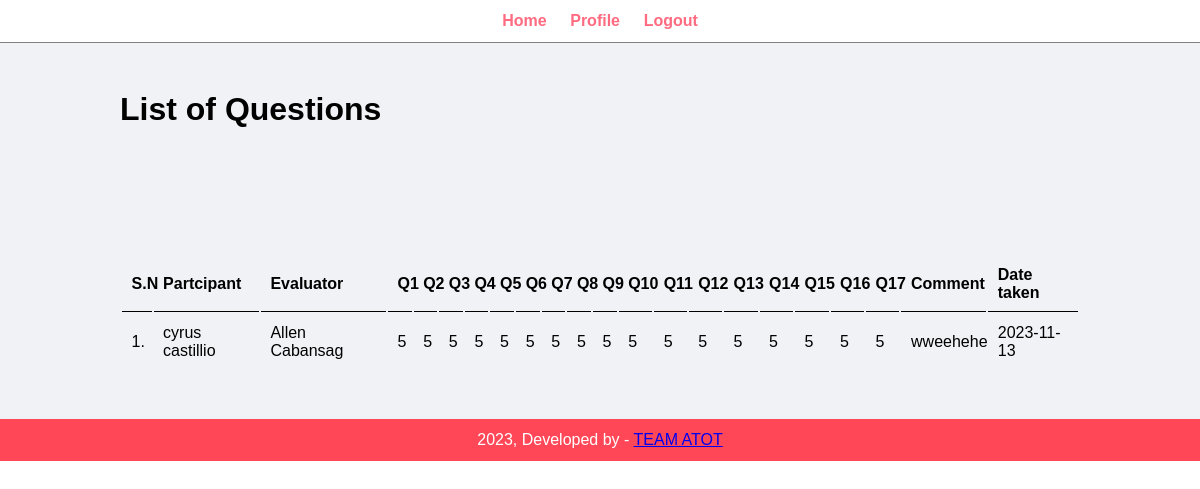
The page /admin/questionnaire.php (signed in) on the database its author committed.
### tables this page shows
CREATE TABLE `tbl_questionnaire` (
  `questionnaire_id` int(11) NOT NULL,
  `user_id` varchar(100) DEFAULT NULL,
  `evaluator_id` varchar(100) DEFAULT NULL,
  `Q1` varchar(100) DEFAULT '1',
  `Q2` varchar(100) DEFAULT '1',
  `Q3` varchar(100) DEFAULT '1',
  `Q4` varchar(100) DEFAULT '1',
  `Q5` varchar(100) DEFAULT '1',
  `Q6` varchar(100) DEFAULT '1',
  `Q7` varchar(100) DEFAULT '1',
  `Q8` varchar(100) DEFAULT '1',
  `Q9` varchar(100) DEFAULT '1',
  `Q10` varchar(100) DEFAULT '1',
  `Q11` varchar(100) DEFAULT '1',
  `Q12` varchar(100) DEFAULT '1',
  `Q13` varchar(100) DEFAULT '1',
  `Q14` varchar(100) DEFAULT '1',
  `Q15` varchar(100) DEFAULT '1',
  `Q16` varchar(100) DEFAULT '1',
  `Q17` varchar(100) DEFAULT '1',
  `date_taken` date NOT NULL,
  `comment` text DEFAULT NULL
);

CREATE TABLE `tbl_users` (
  `user_id` int(11) NOT NULL,
  `username` varchar(100) NOT NULL,
  `full_name` varchar(100) NOT NULL,
  `email` varchar(100) NOT NULL,
  `password` varchar(100) NOT NULL,
  `evaluator` varchar(10) NOT NULL
);

### admin/questionnaire.php (the view, shortened to what this page needs)
<?php include('partials/menu.php'); ?>
        <div class="main-content">
            <div class="wrapper">
                <h1>List of Questions</h1>
                <br />
                <br><br><br>
                <br /><br /><br />
                <table class="tbl-full">
                    <tr>
                        <th>S.N</th>
                        <th>Partcipant</th>
                        <th>Evaluator</th>
                        <th>Q1</th>
                        <th>Q2</th>
                        <th>Q3</th>
                        <th>Q4</th>
                        <th>Q5</th>
                        <th>Q6</th>
                        <th>Q7</th>
                        <th>Q8</th>
                        <th>Q9</th>
                        <th>Q10</th>
                        <th>Q11</th>
                        <th>Q12</th>
                        <th>Q13</th>
                        <th>Q14</th>
                        <th>Q15</th>
                        <th>Q16</th>
                        <th>Q17</th>
                        <th>Comment</th>
                        <th>Date taken</th>
                    </tr>
                    <?php
                        $sql = "SELECT * FROM tbl_questionnaire";
                        $res = mysqli_query($conn, $sql);
                        if($res==TRUE)
                        {
                            $count = mysqli_num_rows($res);
                            $sn=1;
                            if($count>0)
                            {
                                while($rows=mysqli_fetch_assoc($res))
                                {
                                    $userId=$rows['user_id'];
                                    $evalId=$rows['evaluator_id'];
                                    $Q1=$rows['Q1'];
                                    $Q2=$rows['Q2'];
                                    $Q3=$rows['Q3'];
                                    $Q4=$rows['Q4'];
                                    $Q5=$rows['Q5'];
                                    $Q6=$rows['Q6'];
                                    $Q7=$rows['Q7'];
                                    $Q8=$rows['Q8'];
                                    $Q9=$rows['Q9'];
                                    $Q10=$rows['Q10'];
                                    $Q11=$rows['Q11'];
                                    $Q12=$rows['Q12'];
                                    $Q13=$rows['Q13'];
                                    $Q14=$rows['Q14'];
                                    $Q15=$rows['Q15'];
                                    $Q16=$rows['Q16'];
                                    $Q17=$rows['Q17'];
                                    $comment=$rows['comment'];
                                    $date_taken=$rows['date_taken'];
                                    $userSql = "SELECT full_name FROM tbl_users WHERE user_id='$userId' ";
                                    $userRes = $conn->query($userSql);
                                    if($userRes){
                                        $userRow = $userRes->fetch_assoc();
                                        $part_name = $userRow['full_name'];
                                    }
                                    $evalSql = "SELECT full_name FROM tbl_users WHERE user_id='$evalId' ";
                                    $evalRes = $conn->query($evalSql);
                                    if($evalRes){
                                        $evalRow = $evalRes->fetch_assoc();
                                        $eval_name = $evalRow['full_name'];
                                    }
                                    ?>
                                    <tr>
                                        <td><?php echo $sn++; ?>. </td>
                                        <td><?php echo $part_name; ?></td>
                                        <td><?php echo $eval_name; ?></td>
                                        <td><?php echo $Q1; ?></td>
                                        <td><?php echo $Q2; ?></td>
                                        <td><?php echo $Q3; ?></td>
                                        <td><?php echo $Q4; ?></td>
                                        <td><?php echo $Q5; ?></td>
                                        <td><?php echo $Q6; ?></td>
                                        <td><?php echo $Q7; ?></td>
                                        <td><?php echo $Q8; ?></td>
                                        <td><?php echo $Q9; ?></td>
                                        <td><?php echo $Q10; ?></td>
                                        <td><?php echo $Q11; ?></td>
                                        <td><?php echo $Q12; ?></td>
                                        <td><?php echo $Q13; ?></td>
                                        <td><?php echo $Q14; ?></td>
                                        <td><?php echo $Q15; ?></td>
                                        <td><?php echo $Q16; ?></td>
                                        <td><?php echo $Q17; ?></td>
                                        <td><?php echo $comment; ?></td>
                                        <td><?php echo $date_taken; ?></td>
                                    </tr>
                                    <?php
                                }
                            }
                            else
                            {
                            }
                        }
                    ?>
                </table>
            </div>
        </div>
<?php include('partials/footer.php') ?>

### css/admin.css (style rules this page uses)
* { margin: 0; padding: 0; font-family: Arial, Helvetica, sans-serif; }
.wrapper { padding: 1%; width: 80%; margin: 0 auto; }
.tbl-full { width: 100%; }
table tr th { border-bottom: 1px solid black; padding: 1%; text-align: left; }
table tr td { padding: 1%; }
.main-content { background-color: #f1f2f6; padding: 3% 0; }

### rows shown on the page
tbl_questionnaire: user.full_name "cyrus castillio", tbl_users.full_name "Allen Cabansag", Q1 "5", Q2 "5", Q3 "5", Q4 "5", Q5 "5", Q6 "5", Q7 "5", Q8 "5", Q9 "5", Q10 "5", Q11 "5", Q12 "5", Q13 "5", Q14 "5", Q15 "5", Q16 "5", Q17 "5", comment "wweehehe", date_taken "2023-11-13"
